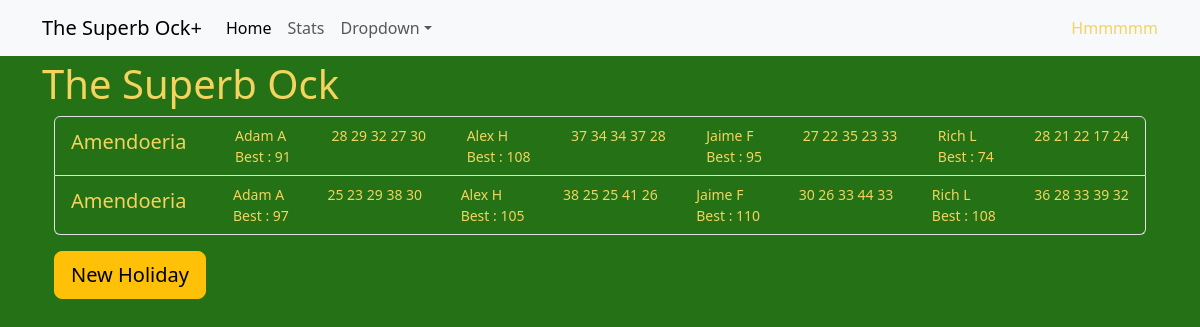
The page /the-superb-ock/ on the database as committed earlier.
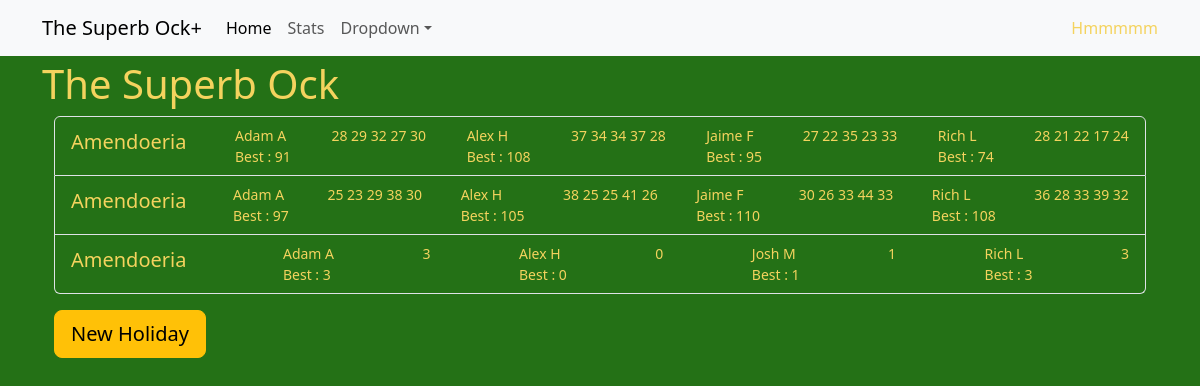
The same page on the database as committed later.
### tournaments/models.py (models this page shows, shortened)
class Tournament(models.Model):
    name = models.CharField(max_length=20)
    slug = models.SlugField(default="", null=False)
    def __str__(self):
        return f'{self.name}'

class Holiday(models.Model):
    resort = models.ForeignKey(Resort,on_delete=models.CASCADE)
    tournament = models.ForeignKey(Tournament,on_delete=models.CASCADE)
    holiday_number = models.IntegerField()
    slug = models.SlugField(default="", null=False)

class Resort(models.Model):
    name = models.CharField(max_length=20)
    country = models.CharField(max_length=20)
    latitude = models.DecimalField(decimal_places=6,max_digits=9)
    longitude = models.DecimalField(decimal_places=6,max_digits=9)
    def __str__(self) -> str:
        return f"{self.name}"

class Player(models.Model):
    first_name = models.CharField(max_length=20)
    last_name = models.CharField(max_length=20)
    handedness = models.CharField(max_length=20)
    championships = models.IntegerField()
    def __str__(self) -> str:
        return f"{self.first_name} {self.last_name}"

### tournaments/views.py (the view, shortened to what this page needs)
# urls.py: path('<slug:tournament>/',views.TournamentView.as_view(),name='tournament'),
class TournamentView(View):
    template_name = 'tournaments/tournament.html'
    def catch(self,player):
            try:
                return Handicap.objects.filter(player=player).order_by('-holiday__holiday_number')[0].handicap_index
            except:
                return ""
    def get(self, request, tournament):
        selected_tournament = Tournament.objects.filter(slug=tournament).get()
        holidays = Holiday.objects.filter(tournament=selected_tournament)
        resorts = Resort.objects.all()
        player_by_handicap = Handicap.objects.all().order_by('-holiday__holiday_number')
        players = Player.objects.all()
        player_list = [[player, self.catch(player)] for player in players]
        scores = Score.objects.all()
        rounds = GolfRound.objects.all()
        holiday_set = []
        for holiday in holidays:
            data = []
            for player in Handicap.objects.filter(holiday=holiday).order_by('player__first_name'):
                top_scores = []
                for golf_round in rounds.filter(holiday=holiday):
                    top_scores.append(getPlayerScore(golf_round,player.player))
                top_3 = sorted(top_scores)
                data.append([player.player,top_scores,sum(top_3[-3:])])
            holiday_set.append([player.holiday,data])
        context = {
            'holidays': holidays,
            'tournament': tournament,
            'selected_tournament': selected_tournament,
            'resorts':resorts,
            'players':player_list,
            'holiday_set':holiday_set}
        return render(request, self.template_name, context)

### tournaments/views.py (called while the page is built)
def getPlayerScore(golf_round,player):
    scores = Score.objects.filter(player=player,golf_round=golf_round)
    stableford = sum([score.stableford_score if score.stableford_score != None else 0 for score in scores])
    return stableford

### tournaments/templates/tournaments/tournament.html (shortened to what this page needs)
{% extends 'tournaments/base.html' %} {% block content %}
<h1>{{selected_tournament}}</h1>
<div class="container">
  <div class="row">
    <div class="col">
      <ul class="list-group">
        {% for holiday in holiday_set %}
        <a class="list-group-item list-group-item-action "
          href="{% url 'rounds' tournament=tournament holiday=holiday.0.slug %}">
          <div class="d-flex w-100 justify-content-between">
            <h5 class="d-flex align-items-center me-2">{{holiday.0.resort}}</h5>
            {% for player in holiday.1 %}
              <small class="b-1">{{player.0.first_name}} {{player.0.last_name|first}}<br>Best : {{player.2}}</small>
                <small class="b-1 d-none d-xl-block">{% for score in player.1 %}
                {{score}}
                {% endfor %} </small>
            {% endfor %}
          </div>
        </a>
        {% endfor %}
      </ul>
    </div>
  </div>
  <div class="row">
    <div class="col">
      <button type="button" class="btn btn-warning btn-lg text-nowrap my-3" data-bs-toggle="modal"
        data-bs-target="#modalId">
        New Holiday
      </button>
    </div>
  </div>
  {% endblock content%}

### tournaments/templates/tournaments/base.html (shortened to what this page needs)
<!DOCTYPE html>
<html lang="en">
<head>
    {% load static %}
    <link href="https://cdn.jsdelivr.net/npm/bootstrap@5.3.2/dist/css/bootstrap.min.css" rel="stylesheet"
>
    <link rel="stylesheet" href="{% static 'tournaments/styles.css' %}">
</head>
<body>
    <nav class="navbar navbar-expand-lg navbar-light bg-light fixed-top">
        <div class="container">
            <a class="navbar-brand" href="{% url 'homepage' %}">The Superb Ock+</a>
            <div class="collapse navbar-collapse" id="collapsibleNavId">
                <ul class="navbar-nav me-auto mt-2 mt-lg-0">
                    <li class="nav-item">
                        <a class="nav-link active" href="{% url 'homepage' %}" aria-current="page">Home
                            <span class="visually-hidden">(current)</span></a>
                    </li>
                    <li class="nav-item">
                        <a class="nav-link" href="{% url 'stats' %}">Stats</a>
                    </li>
                    <li class="nav-item dropdown">
                        <a class="nav-link dropdown-toggle" href="#" id="dropdownId" data-bs-toggle="dropdown"
                            aria-haspopup="true" aria-expanded="false">Dropdown</a>
                    </li>
                </ul>
                <form class="d-flex my-2 my-lg-0">
                    <a href="#" class="nav-link active" title="Highlights">Hmmmmm</a>
                </form>
            </div>
        </div>
    </nav>
    <div class="container main">
        {% block content %}
        {% endblock content %}
    </div>
</body>

### tournaments/static/tournaments/styles.css (style rules this page uses)
:root { --bs-body-font-family: var(--bs-font-sans-serif); --bs-body-font-size: 1rem; --bs-body-font-weight: 400; --bs-body-line-height: 1.5; --bs-body-color: #F4D35E; --bs-body-color-rgb: 33, 37, 41; --bs-body-bg: #247116; --bs-body-bg-rgb: 255, 255, 255; --bs-emphasis-color:var(--bs-body-color); --bs-btn-bg:#F4D35E; }
body { padding-top: 60px; }

Rows that differ between the two databases and show on the page:
added Holiday: resort.name "Amendoeria", Player (first_name "Adam", last_name "A", player "3", 1 "3"), Player (first_name "Alex", last_name "H", player "0", 1 "0"), Player (first_name "Rich", last_name "L", player "3", 1 "3")
now on this page (row unchanged): Player: first_name "Josh", last_name "M", player "1", 1 "1", shown under "Amendoeria"
